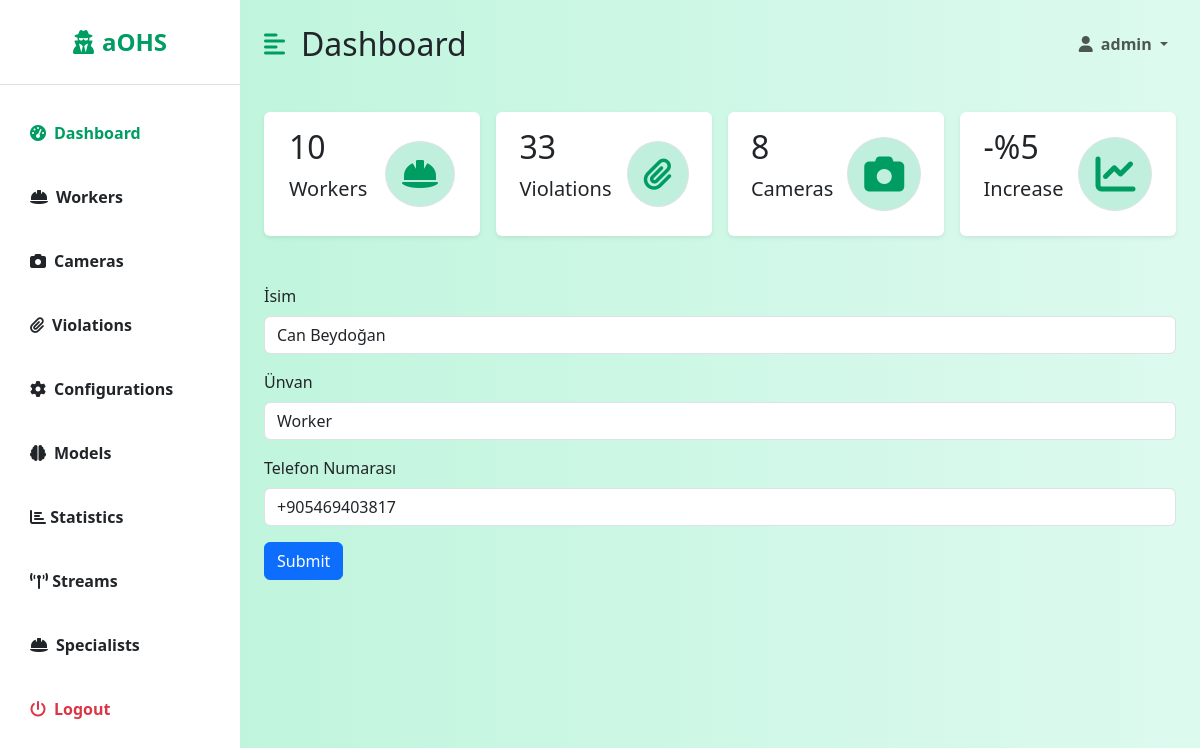
Page /dashboard/workers/edit/1/ (signed in) on the earlier database version.
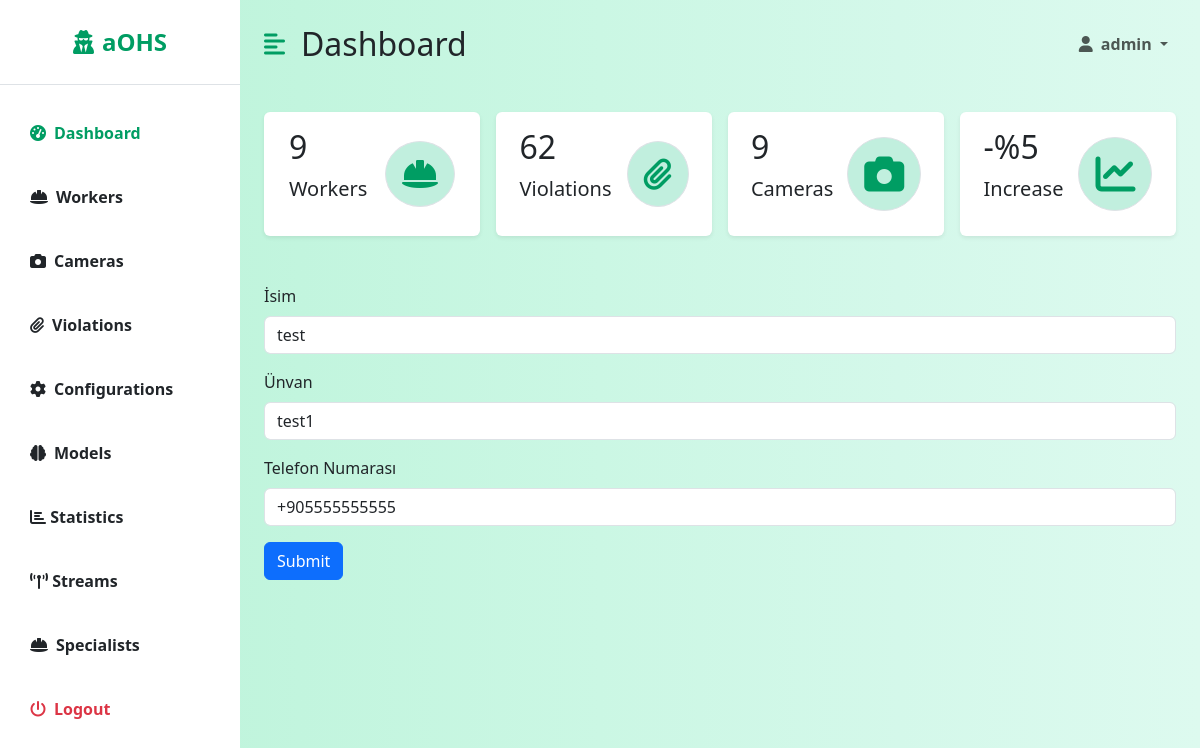
Same page on the later database version.
### backend/models.py (models this page shows, shortened)
class Worker(models.Model):
    phone_regex = RegexValidator(regex=r'^\+905[0-9]{9}$',
                                 message="Phone number should be in '+905555555555' format")
    id = models.AutoField(primary_key=True)
    name = models.CharField(max_length=100, null=False)
    title = models.CharField(max_length=100, null=False)
    phone = models.CharField(validators=[phone_regex], max_length=17, unique=True, null=False)
    active = models.BooleanField(default=True, null=False)
    created = models.DateTimeField(auto_now_add=True)
    modified = models.DateTimeField(auto_now=True)

### dashboard/views/worker_views.py (the view, shortened to what this page needs)
# urls.py: path('workers/edit/<int:worker_id>/', WorkerEditView.as_view()),
class WorkerEditView(LoginRequiredMixin, View, GetCountsMixin):
    login_url = '/login/'
    redirect_field_name = 'redirect_to'
    def get(self, request, worker_id):
        worker = Worker.objects.get(id=worker_id)
        return render(request, 'dashboard/worker-edit.html', {"worker": worker, 'counts': super().get_counts()})

### dashboard/views/mixins.py (called while the page is built)
    def get_counts(self):
        counts = {
            'workers': Worker.objects.filter(active=True).count(),
            'violations': Violation.objects.filter(valid=True).count(),
            'cameras': Camera.objects.count(),
        }
        return counts

### dashboard/templates/dashboard/worker-edit.html (shortened to what this page needs)
{% extends 'dashboard/dashboard.html' %}
{% block table %}
    <form action="" method="post">
        <div class="mb-3">
            <label for="name" class="form-label">İsim</label>
            <input type="text" class="form-control" id="name" name="name" value="{{ worker.name }}">
        </div>
        <div class="mb-3">
            <label for="title" class="form-label">Ünvan</label>
            <input type="text" class="form-control" id="title" name="title" value="{{ worker.title }}">
        </div>
        <div class=" mb-3">
            <label for="phone" class="form-label">Telefon Numarası</label>
            <input type="text" class="form-control" id="phone" name="phone" value="{{ worker.phone }}">
        </div>
        <button type=" submit" class="btn btn-primary">Submit</button>
    </form>
{% endblock %}

### dashboard/templates/dashboard/dashboard.html (shortened to what the changed rows need)
{% extends 'base.html' %}
{% block dashboard %}
    <div class="d-flex" id="wrapper">
        <div id="page-content-wrapper">
            <nav class="navbar navbar-expand-lg navbar-light bg-transparent py-4 px-4">
                <div class="d-flex align-items-center">
                    <h2 class="fs-2 m-0">Dashboard</h2>
                </div>
            </nav>
            <div class="container-fluid px-4">
                <div class="row g-3 my-2">
                    <div class="col-md-3">
                        <div class="p-3 bg-white shadow-sm d-flex justify-content-around align-items-center rounded">
                            <div>
                                <h3 class="fs-2">{{ counts.workers }}</h3>
                                <p class="fs-5">Workers</p>
                            </div>
                        </div>
                    </div>
                    <div class="col-md-3">
                        <div class="p-3 bg-white shadow-sm d-flex justify-content-around align-items-center rounded">
                            <div>
                                <h3 class="fs-2">{{ counts.violations }}</h3>
                                <p class="fs-5">Violations</p>
                            </div>
                        </div>
                    </div>
                    <div class="col-md-3">
                        <div class="p-3 bg-white shadow-sm d-flex justify-content-around align-items-center rounded">
                            <div>
                                <h3 class="fs-2">{{ counts.cameras }}</h3>
                                <p class="fs-5">Cameras</p>
                            </div>
                        </div>
                    </div>
                </div>
                <div class="row my-5">
                    <div class="col">
                        {% block table %}
                        {% endblock %}
                    </div>
                </div>
            </div>
        </div>
    </div>
{% endblock %}

Differences in the rows shown:
changed Worker: name "Can Beydoğan" → "test"; title "Worker" → "test1"; phone "+905469403817" → "+905555555555"
Other differences:
{{ counts.workers }}: "10" → "9"
{{ counts.violations }}: "33" → "62"
{{ counts.cameras }}: "8" → "9"
